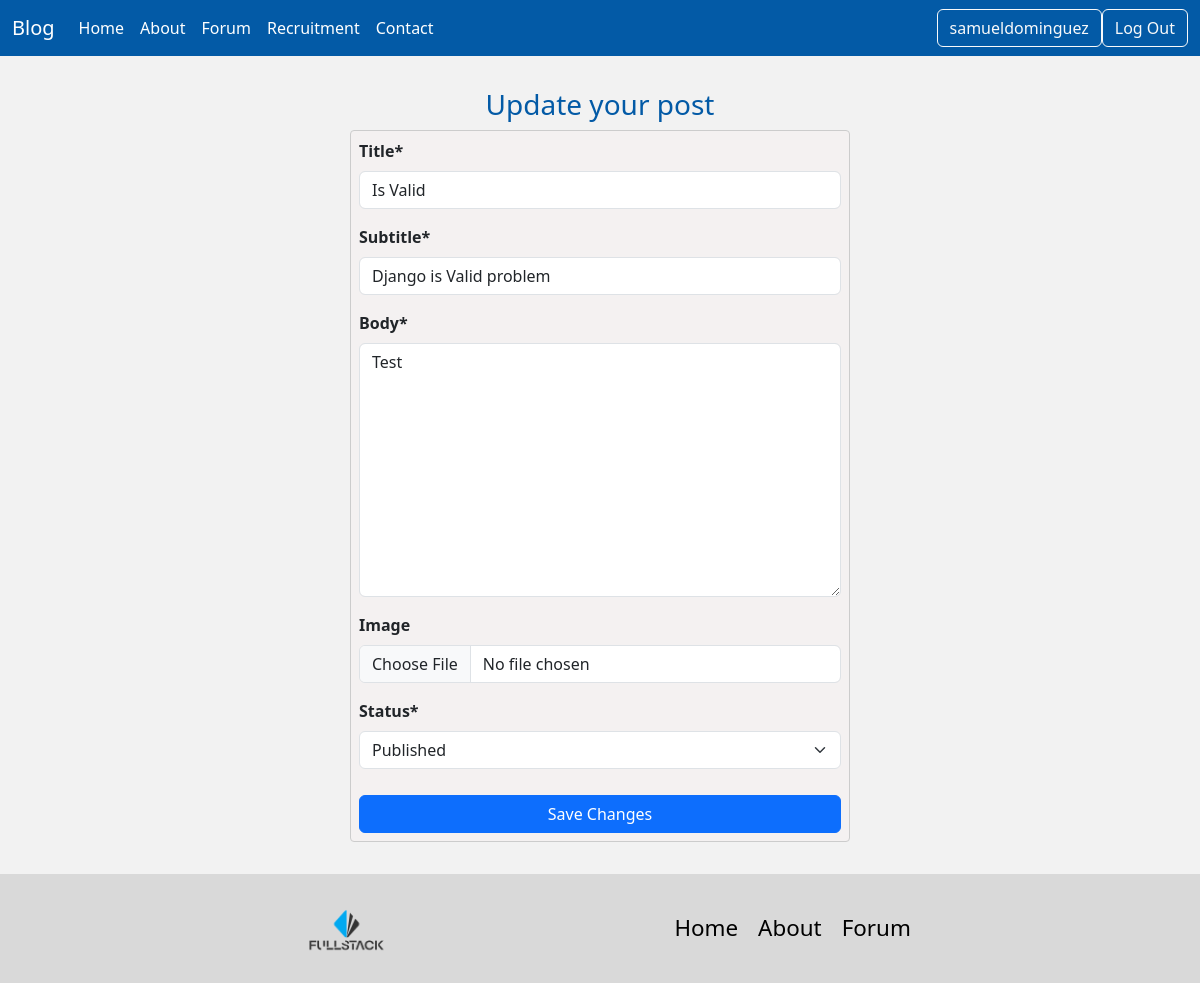
/posts/update/3/ (signed in), run on the app's committed database.
### posts/models.py (models this page shows, shortened)
class Post(models.Model):
    title=models.CharField(max_length=128)
    subtitle=models.CharField(max_length=256)
    author=models.ForeignKey(
        get_user_model(),
        on_delete=models.CASCADE
    )
    body=models.TextField()
    image=models.ImageField(upload_to="upload/", blank=True, null=True)
    created_on=models.DateTimeField(auto_now_add=True)
    status=models.ForeignKey(
        Status,
        null=True,
        default=None,
        on_delete=models.CASCADE
    )

### posts/views.py (the view)
# urls.py: path('update/<int:pk>/', PostUpdateView.as_view(), name="post_update"),
class PostUpdateView(LoginRequiredMixin, UpdateView):
    template_name="posts/update.html"
    model=Post
    form_class=PostForm
    success_url=reverse_lazy("post_list")
    def get_object(self, queryset = None):
        post = super().get_object(queryset)
        if post.author != self.request.user:
            raise PermissionDenied("You don't have permission to modify this record!")
        else:
            return post

### posts/forms.py
class PostForm(forms.ModelForm):
    class Meta:
        model=Post
        fields=['title', 'subtitle', 'body', 'image', 'status']

### posts/models.py (called while the page is built)
    def __str__(self):
        return self.name

### templates/posts/update.html (shortened to what this page needs)
{% extends 'base.html' %}
{% load static %}
{% load crispy_forms_tags %}
{% block css %}
    <link rel="stylesheet" href="{% static 'css/post_create.css' %}">
{% endblock css %}
{% block content %}
<div class="row create-post">
    <h3>Update your post</h3>
    <form method="post" enctype="multipart/form-data">
        {{form|crispy}}
        <button class="btn btn-primary">Save Changes</button>
    </form>
</div>
{% endblock %}

### templates/navbar.html (shortened to what this page needs)
<nav class="navbar navbar-expand-lg bg-body-tertiary">
  <div class="container-fluid">
    <a class="navbar-brand" href="{% url 'home' %}">Blog</a>
    <div class="collapse navbar-collapse" id="navbarNav">
      <ul class="navbar-nav me-auto">
        <li class="nav-item">
          <a class="nav-link active" aria-current="page" href="{% url 'home' %}">Home</a>
        </li>
        <li class="nav-item">
          <a class="nav-link" href="{% url 'about' %}">About</a>
        </li>
        <li class="nav-item">
          <a class="nav-link" href="{% url 'post_list' %}">Forum</a>
        </li>
        <li>
          <a class="nav-link" href="{% url 'profile_list' %}">Recruitment</a>
        </li>
        <li>
          <a class="nav-link" href="{% url 'contact' %}">Contact</a>
        </li>
      </ul>
      <div class="d-flex" role="search">
        {% if user.is_authenticated %}
            <span class="btn btn-outline-light">{{user.username}}</span>
            <form method="POST" action="{% url 'logout' %}">
              <button class="btn btn-outline-light" type="submit">Log Out</button>
            </form>
        {% else %}
        <ul class="navbar-nav me-auto">
          <li class="nav-item">
            <a class="btn btn-outline-light" href="{% url 'login' %}">Log In</a>
          </li>
        </ul>
        {% endif %}
      </div>
    </div>
  </div>
</nav>

### static/css/base.css (style rules this page uses)
:root { --primary-color:#035AA6; --secondary-color:#023059; --neutral-color:#F2F2F2; --background-color:#2173A6; --surface-color:#4AB0D9; --best-color: darkcyan; --lobster-font:"Playfair Display", "serif"; --sans-font:"", ""; }
html, body { padding: 0; margin: 0; min-height: 100dvh; }
body { background-color: #F2F2F2; }

### static/css/navbar.css (style rules this page uses)
.navbar { background-color: var(--primary-color) !important; color: white !important; }
.navbar-brand, .nav-link { color: white !important; }

### static/css/post_create.css (style rules this page uses)
.create-post { padding: 2rem 1rem; }
.create-post h3 { text-align: center; color: var(--primary-color); }
.create-post form { max-width: 500px; margin-left: auto; margin-right: auto; border: 1px solid #ccc; border-radius: 4px; padding: 0.5rem; background-color: #f4f1f1; }
.create-post form label { font-weight: bold; }
.create-post form button { margin-top: 10px; width: 100%; }

### data on the page
Post: title "Is Valid", subtitle "Django is Valid problem", body "Test", status "Published"

### other printed values
{{ user.username }} "samueldominguez"
